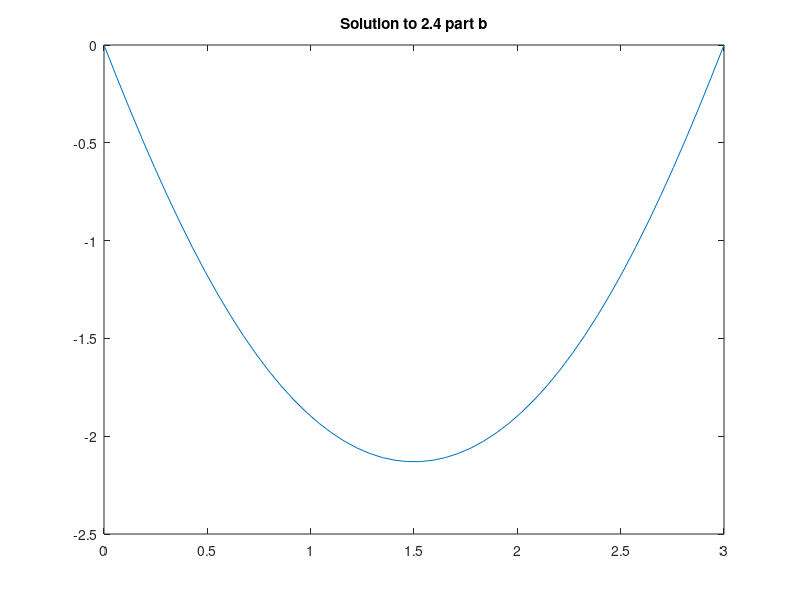

Here is the MATLAB script that generated this plot:
%----------------------------------------------------------------------------%
% Opening Commands
%----------------------------------------------------------------------------%
clear; close all; clc;
tic;

%----------------------------------------------------------------------------%
% Part a
%
% We can't turn this into a linear algebra problem because of the fact that
% y(x) is embedded inside the sin() function.
%----------------------------------------------------------------------------%

%----------------------------------------------------------------------------%
% Part b
%
% Solve equation 2.13 with linear algebra methods inside an iterative loop.
%----------------------------------------------------------------------------%

% Make edge centered grid
n = 50;
xmin = 0; xmax = 3;
h = (xmax - xmin) / (n - 1);
x = xmin: h: xmax;
x = x';

% Create A matrix
A = zeros(n, n);  % Preallocate memory for A
A(1, 1) = 1;  % Set first row of A
A(n, n) = 1;  % Set last row of A

for jrow = 2: n - 1  % fill in all other rows of A
    A(jrow, jrow - 1: jrow + 1) = [1 / (h ^ 2), - 2 / (h ^ 2), 1 / (h ^ 2)];
end

% Setup iteration variables
toler = 1e-8;  % convergence criterion
max_iter = 500;  % Max number of iterations
iter = 0;  % iteration number counter
dist = 500;  % starting norm

% define initial y(x)
y_old = zeros(n, 1);

while iter < max_iter && dist > toler
    b = 1 - sin(y_old);  % Create b using y_old
    b(1) = 0;
    b(end) = 0;
    y = A \ b;  % Solve linear problem for y

    % Create y'' and check the norm
    dist = norm(A * y - 1 + sin(y), 2);

    % Set y_old equal to the y created on this iteration and update iter
    y_old = y;
    iter = iter + 1;
end

% Plot results
figure
plot(x, y)
title('Solution to 2.4 part b')

toc;
